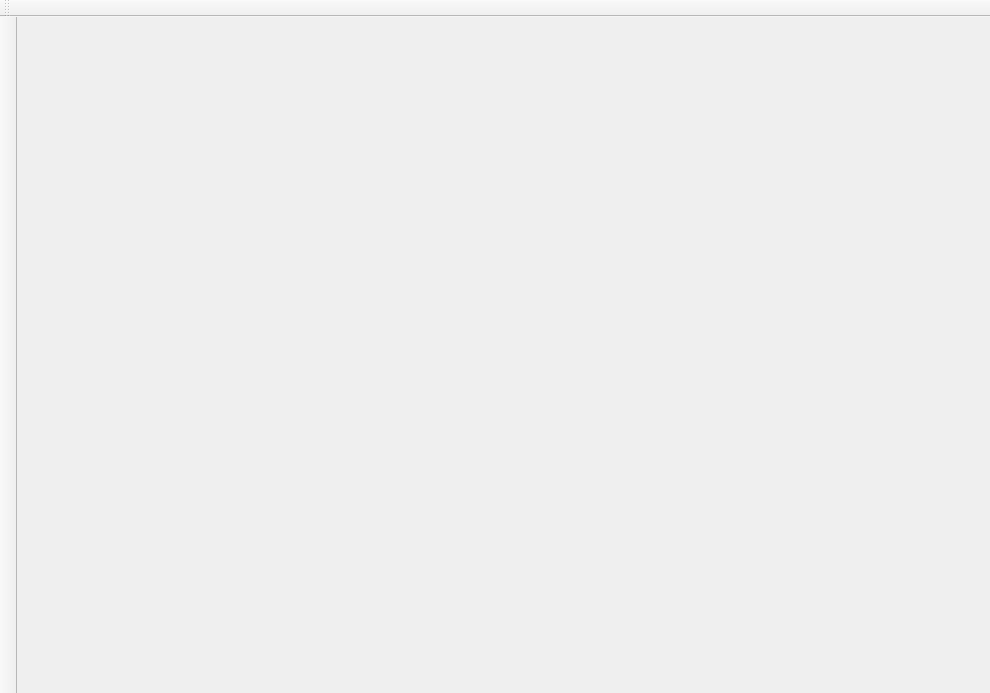
<?xml version="1.0" encoding="UTF-8"?>
<ui version="4.0">
 <class>MainWindow</class>
 <widget class="QMainWindow" name="MainWindow">
  <property name="geometry">
   <rect>
    <x>0</x>
    <y>0</y>
    <width>990</width>
    <height>693</height>
   </rect>
  </property>
  <property name="windowTitle">
   <string>MainWindow</string>
  </property>
  <property name="windowIcon">
   <iconset resource="../../lib/VeritableCore.qrc">
    <normaloff>:/resources/icon64.png</normaloff>:/resources/icon64.png</iconset>
  </property>
  <widget class="QWidget" name="m_centralWidget">
   <layout class="QHBoxLayout" name="m_centralLayout">
    <property name="spacing">
     <number>0</number>
    </property>
    <property name="margin">
     <number>0</number>
    </property>
    <item>
     <widget class="QScrollArea" name="m_scrollArea">
      <property name="frameShape">
       <enum>QFrame::NoFrame</enum>
      </property>
      <widget class="QWidget" name="scrollAreaWidgetContents">
       <property name="enabled">
        <bool>false</bool>
       </property>
       <property name="geometry">
        <rect>
         <x>0</x>
         <y>0</y>
         <width>0</width>
         <height>0</height>
        </rect>
       </property>
      </widget>
     </widget>
    </item>
   </layout>
  </widget>
  <widget class="SideBar" name="m_sideBar">
   <property name="windowTitle">
    <string>toolBar</string>
   </property>
   <property name="movable">
    <bool>false</bool>
   </property>
   <property name="iconSize">
    <size>
     <width>16</width>
     <height>16</height>
    </size>
   </property>
   <property name="floatable">
    <bool>false</bool>
   </property>
   <attribute name="toolBarArea">
    <enum>LeftToolBarArea</enum>
   </attribute>
   <attribute name="toolBarBreak">
    <bool>false</bool>
   </attribute>
  </widget>
  <widget class="MainToolBar" name="m_toolBar">
   <property name="windowTitle">
    <string>toolBar</string>
   </property>
   <attribute name="toolBarArea">
    <enum>TopToolBarArea</enum>
   </attribute>
   <attribute name="toolBarBreak">
    <bool>false</bool>
   </attribute>
  </widget>
 </widget>
 <customwidgets>
  <customwidget>
   <class>SideBar</class>
   <extends>QToolBar</extends>
   <header>SideBar.h</header>
  </customwidget>
  <customwidget>
   <class>MainToolBar</class>
   <extends>QToolBar</extends>
   <header>MainToolBar.h</header>
  </customwidget>
 </customwidgets>
 <resources>
  <include location="../../lib/VeritableCore.qrc"/>
 </resources>
 <connections/>
</ui>
